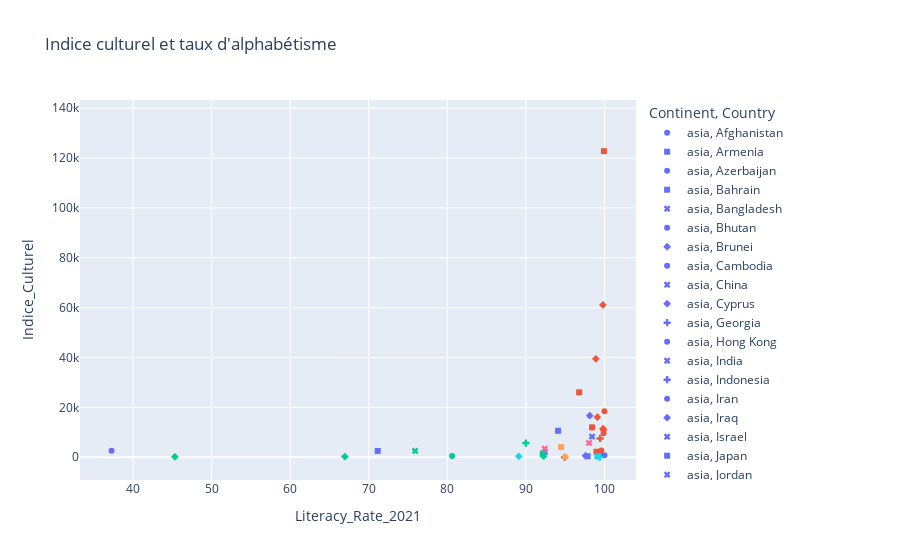

This figure's notebook cell:
### Code cell
fig_indiceCulturel_TauxAlphab = px.scatter(df_interm, x="Literacy_Rate_2021", y="Indice_Culturel", color="Continent", symbol="Country", title="Indice culturel et taux d'alphabétisme")
fig_indiceCulturel_TauxAlphab.show()
